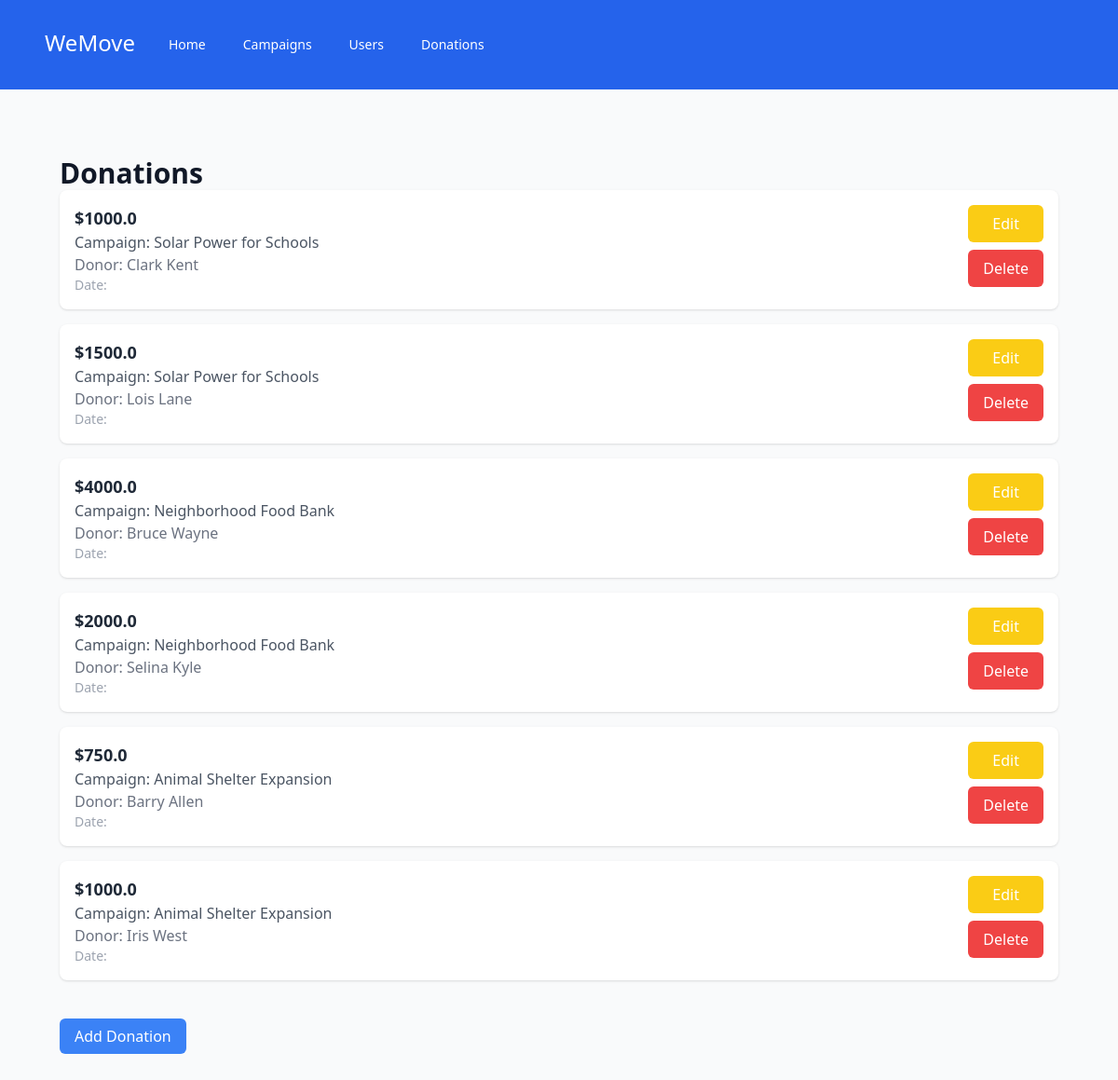
/donations/, run on an earlier commit of the app's database.
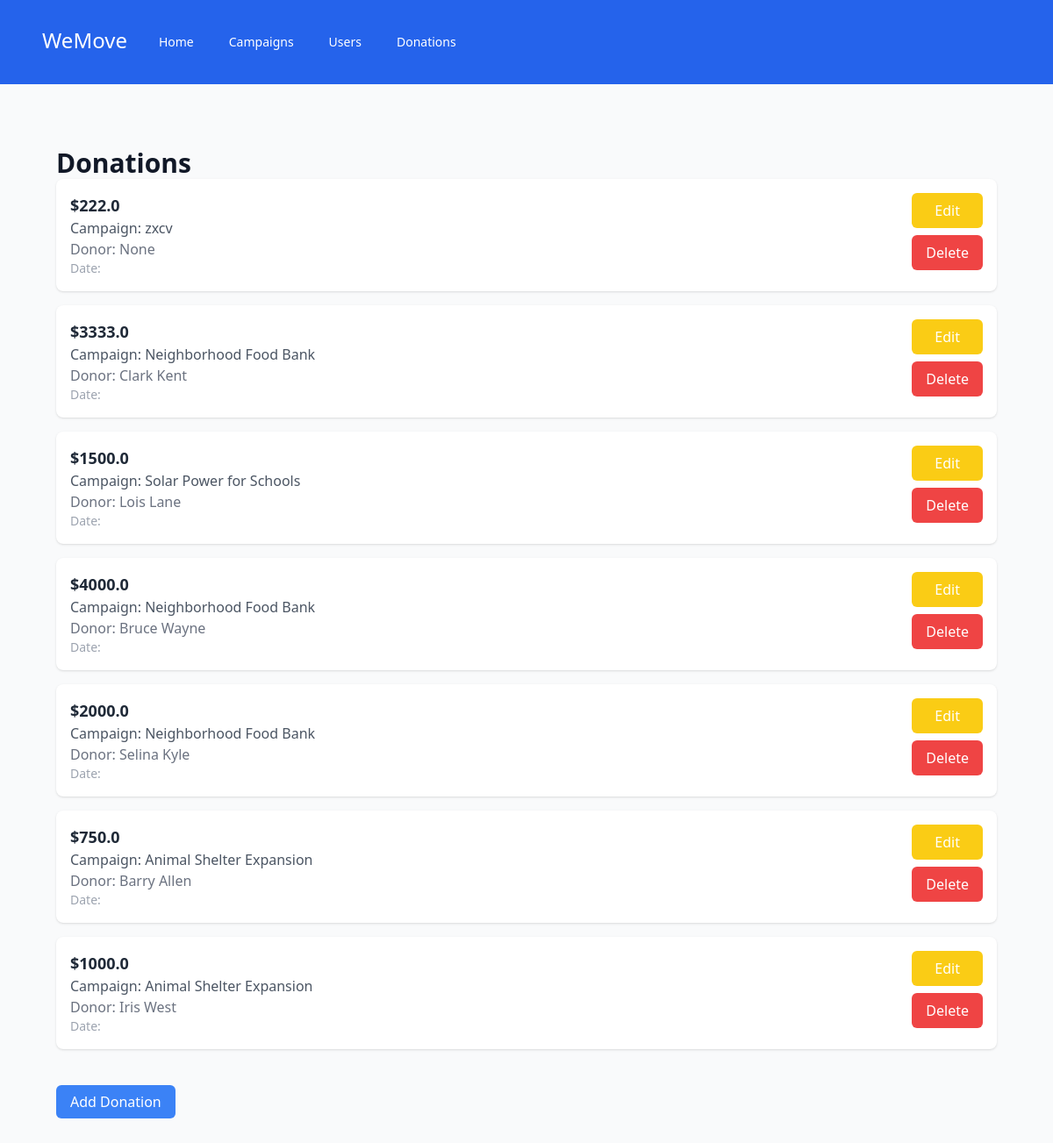
And on a later commit of the database.
### tables this page shows
CREATE TABLE donations (
    id INTEGER PRIMARY KEY AUTOINCREMENT,
    campaign_id INTEGER NOT NULL,
    donor_name TEXT,
    amount REAL NOT NULL CHECK (amount > 0),
    donated_at TEXT DEFAULT CURRENT_TIMESTAMP,
    FOREIGN KEY (campaign_id) REFERENCES campaigns(id) ON DELETE CASCADE
);

CREATE TABLE campaigns (
    id INTEGER PRIMARY KEY AUTOINCREMENT,
    user_id INTEGER NOT NULL,
    title TEXT NOT NULL,
    description TEXT,
    goal_amount REAL,
    current_amount REAL DEFAULT 0,
    is_active INTEGER DEFAULT 1,
    created_at TEXT DEFAULT CURRENT_TIMESTAMP,
    FOREIGN KEY (user_id) REFERENCES users(id) ON DELETE CASCADE
);

### app/donations/__init__.py (the view)
@bp.route('/', endpoint='donation_list')
def list_donations():
    db = get_db()
    donations = db.execute('''
        SELECT d.*, c.title AS campaign_title
        FROM donations d
        JOIN campaigns c ON d.campaign_id = c.id
        ORDER BY d.donated_at DESC
    ''').fetchall()
    return render_template('donations/list.html', donations=donations)

### app/database/db.py (called while the page is built)
def get_db():
    if 'db' not in g:
        g.db = sqlite3.connect(
            current_app.config['DATABASE'],
            detect_types=sqlite3.PARSE_DECLTYPES
        )
        g.db.row_factory = sqlite3.Row
    return g.db

### app/templates/donations/list.html
{% extends "base.html" %}
{% block body %}
<div class="max-w-7xl mx-auto py-6 sm:px-6 lg:px-8">
    <h1 class="text-3xl font-semibold text-gray-900">Donations</h1>
    <ul class="space-y-4">
        {% for donation in donations %}
            <li class="bg-white shadow rounded-lg p-4 flex justify-between items-start">
                <div>
                    <p class="text-lg font-bold text-gray-800">${{ donation['amount'] }}</p>
                    <p class="text-gray-600">Campaign: {{ donation['campaign_title'] }}</p>
                    <p class="text-gray-500">Donor: {{ donation['donor_name'] }}</p>
                    <p class="text-gray-400 text-sm">Date: {{ donation['created_at'] }}</p>
                </div>
                <div class="flex flex-col space-y-2 ml-4">
                    <a href="{{ url_for('donations.donation_edit', donation_id=donation['id']) }}" class="bg-yellow-400 hover:bg-yellow-500 text-white px-4 py-2 rounded-md text-center">Edit</a>
                    <form action="{{ url_for('donations.donation_delete', donation_id=donation['id']) }}" method="POST" onsubmit="return confirm('Delete this donation?')">
                        <button type="submit" class="bg-red-500 hover:bg-red-600 text-white px-4 py-2 rounded-md w-full">Delete</button>
                    </form>
                </div>
            </li>
        {% endfor %}
    </ul>
</div>
<div class="max-w-7xl mx-auto py-6 sm:px-6 lg:px-8">
    <a href="{{ url_for('donations.donation_create') }}" class="bg-blue-500 text-white px-4 py-2 rounded-md">Add Donation</a>
</div>
{% endblock %}

### app/templates/base.html (shortened to what this page needs)
<!DOCTYPE html>
<html lang="en">
<head>
    <script src="https://cdn.tailwindcss.com"></script>
</head>
<body class="bg-gray-50 text-gray-900 font-sans">
    {% include "./components/_navbar.html" %}
    <div class="py-12">
        <div class="max-w-7xl mx-auto sm:px-6 lg:px-8">
            {% block body %}
            {% endblock %}
        </div>
    </div>
</body>
</html>

### app/templates/components/_navbar.html (shortened to what this page needs)
<nav class="bg-blue-600 p-4">
        <div class="max-w-7xl mx-auto px-2 sm:px-6 lg:px-8">
            <div class="relative flex items-center justify-between h-16">
                <div class="flex-1 flex items-center justify-center sm:items-stretch sm:justify-start">
                    <div class="flex-shrink-0 text-white text-2xl">WeMove</div>
                    <div class="hidden sm:block sm:ml-6">
                        <div class="flex space-x-4">
                            <a href="/" class="text-white hover:bg-blue-700 px-3 py-2 rounded-md text-sm font-medium">Home</a>
                            <a href="/campaigns" class="text-white hover:bg-blue-700 px-3 py-2 rounded-md text-sm font-medium">Campaigns</a>
                            <a href="/users" class="text-white hover:bg-blue-700 px-3 py-2 rounded-md text-sm font-medium">Users</a>
                            <a href="/donations" class="text-white hover:bg-blue-700 px-3 py-2 rounded-md text-sm font-medium">Donations</a>
                        </div>
                    </div>
                </div>
            </div>
        </div>
    </nav>

What changed in the data, as far as the page shows it:
added donations: amount "222.0", campaign_title "zxcv", donor_name "None"
changed donations "Clark Kent": amount "1000.0" → "3333.0"; campaign_title "Solar Power for Schools" → "Neighborhood Food Bank"
